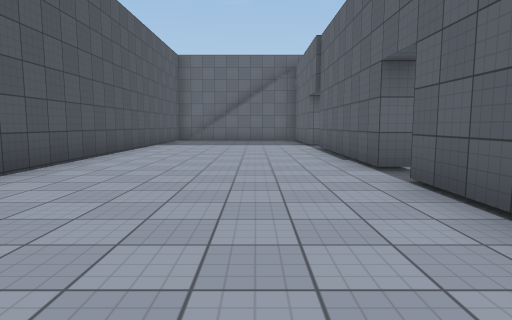
[1] (above)

15 first-person views from a walk through a 3-D level made in the Unity game engine. The camera is 1.3 m above the floor, tilts 6° down and sees 75° across. The floor is counted in squares, 2 m on a side. Each view is taken from the middle of a square. On the plan, view 1 faces up. The plan holds only what a view shows up to about 10 squares ahead; the rest is blank. Surface patterns are stand-ins for the level's own textures.

[2]
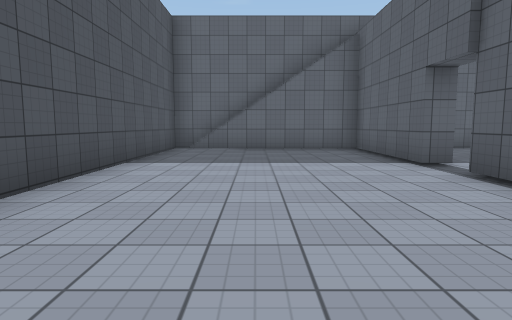

[3]
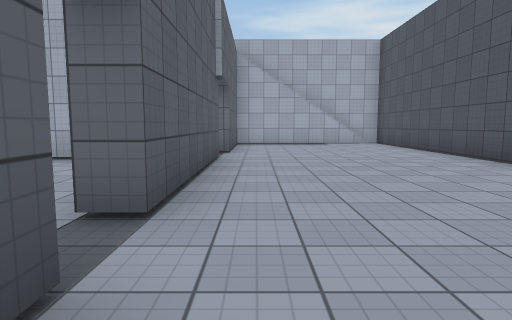

[4]
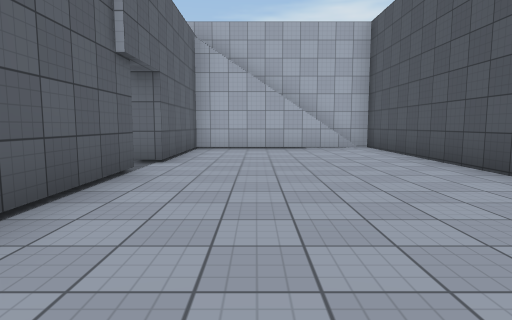

[5]
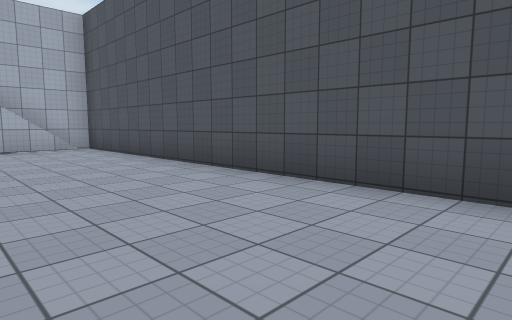

[6]
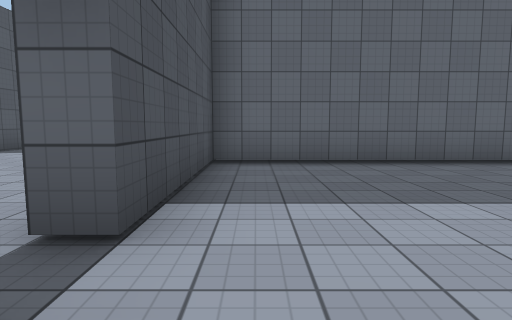

[7]
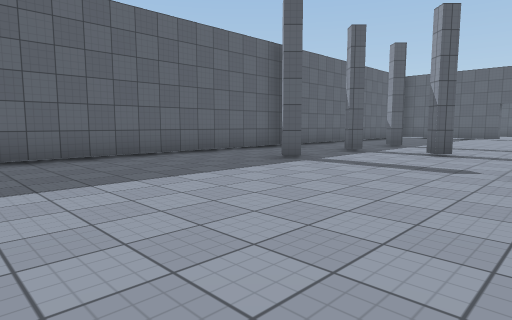

[8]
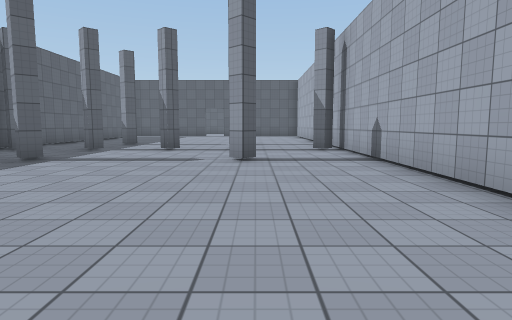

[9]
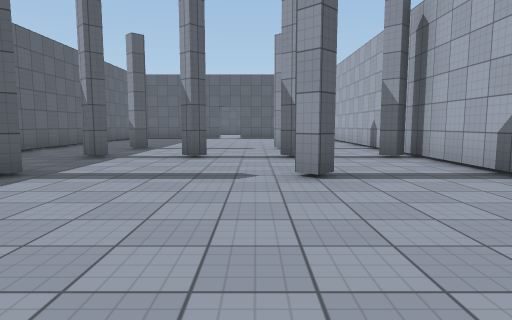

[10]
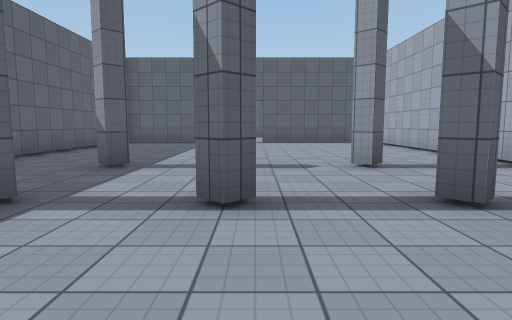

[11]
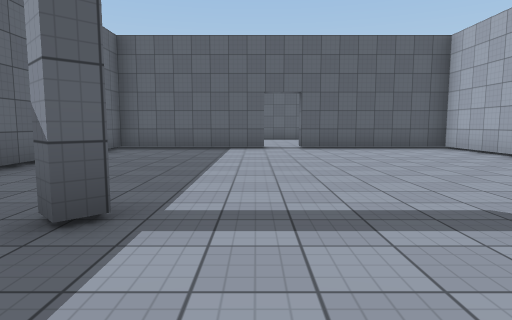

[12]
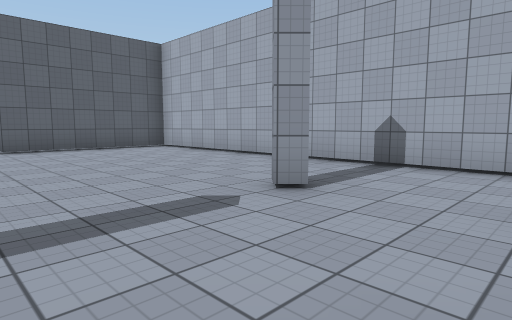

[13]
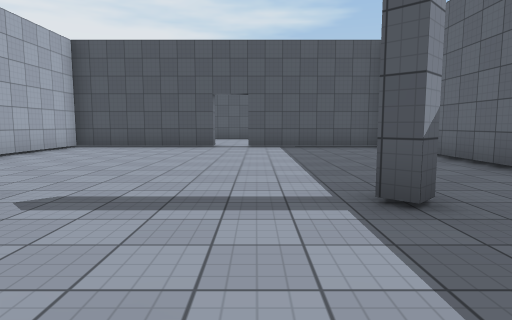

[14]
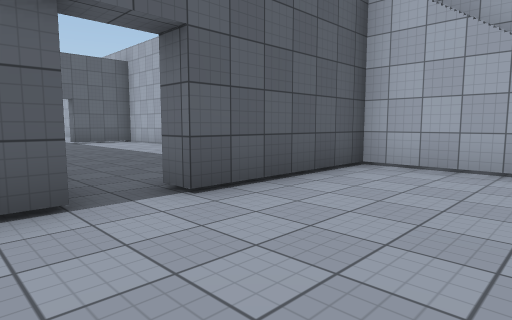

[15]
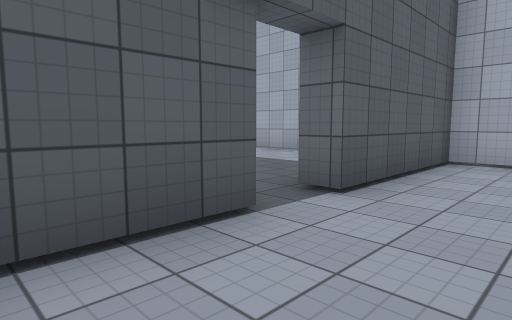

### Floor plan
Key: @ floor where view 1 was taken; # wall or solid block; x gap in a wall; . main floor; : floor 6 m higher than the main floor; / step, stairs or slope; = window, fence, low wall or low ledge.
Columns run from 4 left of view 1 to 22 right of it. Each row starts with its distance up from view 1.
 15 ######=
 14 #./////
 13 #...../
 12 #...../.
 11 #...../.
 10 #...../
  9 #.....####################
  8 #.....#..................##
  7 #.....#...................#
  6 #.....#......#..#.#.......#
  5 #.....#...................#
  4 #...............#..........
  3 #.....#...................#
  2 #.....#......#..#.#.......#
  1 #.....#...................#
  0 #...@.#.........#.........#
 -1 #.....#####################
 -2 #.....x.....
 -3 #..... .......
 -4 #.....: ......
 -5 #.  ###  ###
 -6 ####

Where each view was taken, in squares from view 1:
view 1: 0 up, 0 right, facing up
view 2: 5 up, 1 left, facing up
view 3: 6 up, 1 right, facing down
view 4: 4 up, 0 right, facing down
view 5: 4 up, 0 right, facing down-left
view 6: 3 up, 3 right, facing up
view 7: 2 up, 4 right, facing up-right
view 8: 2 up, 3 right, facing right
view 9: 3 up, 5 right, facing right
view 10: 4 up, 9 right, facing right
view 11: 5 up, 12 right, facing right
view 12: 5 up, 12 right, facing down-right
view 13: 5 up, 12 right, facing left
view 14: 0 up, 1 left, facing down-right
view 15: 1 up, 0 right, facing down-right
